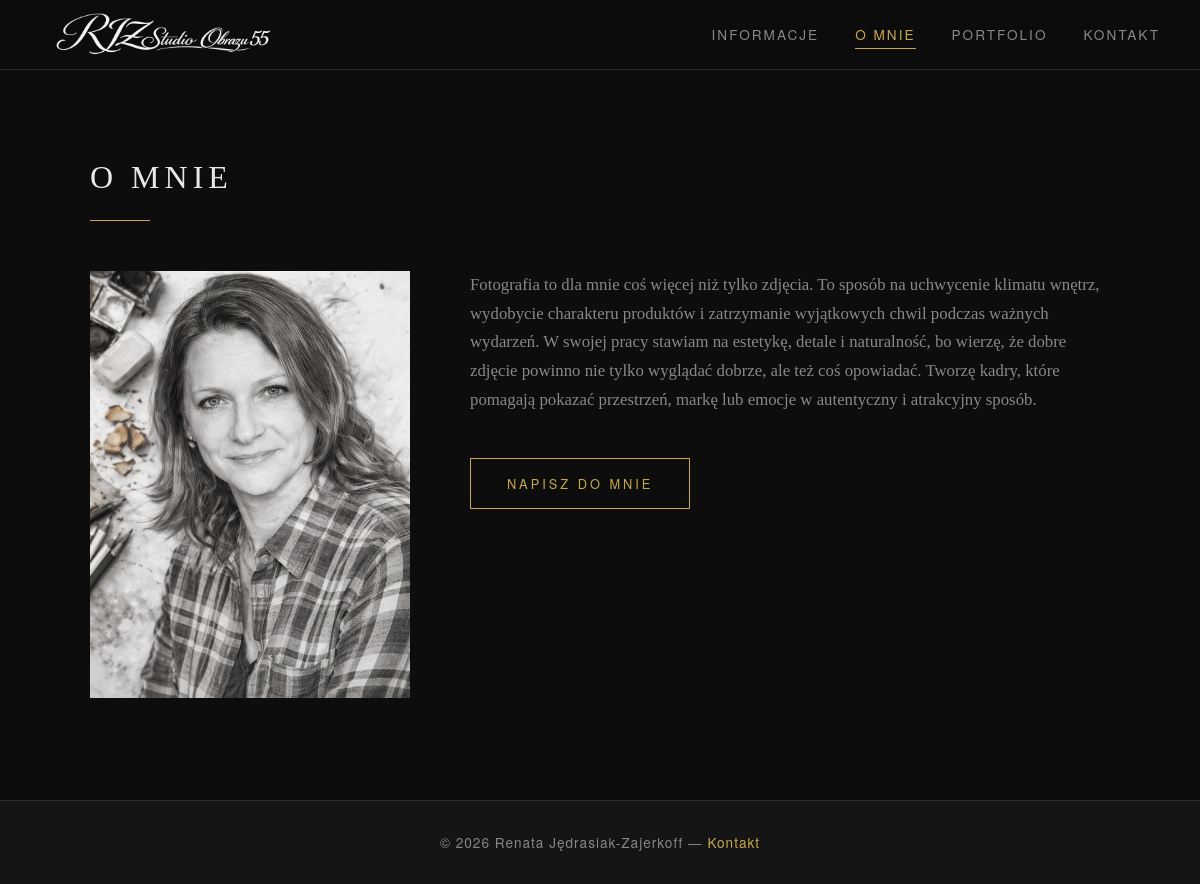
Page /o-mnie/ on the committed database.
### portfolio/models.py (models this page shows, shortened)
class SiteInfo(models.Model):
    title = models.CharField("Tytuł strony", max_length=200, default="Fotograf")
    logo = models.ImageField("Logo (w nawigacji)", upload_to='logo/', blank=True, null=True,
                             help_text="Zalecana wysokość: 40–50px. Jeśli nie wgrasz logo, wyświetli się tekst.")
    tagline = models.CharField("Podtytuł / hasło", max_length=300, blank=True)
    hero_image = models.ImageField("Zdjęcie główne (hero)", upload_to='hero/', blank=True, null=True)
    info_content = models.TextField("Treść sekcji Informacje")
    updated_at = models.DateTimeField(auto_now=True)
    class Meta:
        verbose_name = "Informacje o stronie"
        verbose_name_plural = "Informacje o stronie"

class AboutMe(models.Model):
    photo = models.ImageField("Zdjęcie profilowe", upload_to='about/', blank=True, null=True)
    content = models.TextField("Treść sekcji O mnie")
    updated_at = models.DateTimeField(auto_now=True)
    class Meta:
        verbose_name = "O mnie"
        verbose_name_plural = "O mnie"

### portfolio/views.py (the view)
# urls.py: path('o-mnie/', views.o_mnie, name='o_mnie'),
def o_mnie(request):
    about = safe_db_call(lambda: AboutMe.objects.first(), None, "Loading about section")
    site_info = get_site_info()
    return render(
        request,
        "portfolio/o_mnie.html",
        {
            "about": about,
            "site_info": site_info,
            "active": "o_mnie",
        },
    )

### portfolio/views.py (called while the page is built)
def safe_db_call(callback, default, label):
    try:
        return callback()
    except DB_EXCEPTIONS:
        logger.exception("%s failed.", label)
        return default

def get_site_info():
    return safe_db_call(lambda: SiteInfo.objects.first(), None, "Loading site info")

### templates/portfolio/o_mnie.html (shortened to what this page needs)
{% extends 'base.html' %}
{% block content %}
<div class="section">
    <h2 class="section-title">O mnie</h2>
    <div class="about-wrapper">
        <div>
            {% if about and about.photo %}
                <img src="{{ about.photo.url }}" alt="Zdjęcie profilowe" class="about-photo">
            {% else %}
                <div class="about-photo-placeholder">Zdjęcie profilowe</div>
            {% endif %}
        </div>
        <div class="about-text">
            {% if about %}
                {{ about.content|linebreaks }}
            {% else %}
                <p>Dodaj treść sekcji "O mnie" w panelu administracyjnym.</p>
            {% endif %}
            <a href="{% url 'kontakt' %}" class="btn" style="margin-top:20px;">Napisz do mnie</a>
        </div>
    </div>
</div>
{% endblock %}

### templates/base.html (shortened to what this page needs)
<!DOCTYPE html>
<html lang="pl">
<head>
</head>
<body>
<nav>
    <a href="{% url 'informacje' %}" class="nav-logo">
        {% if site_info and site_info.logo %}
            <img src="{{ site_info.logo.url }}" alt="{{ site_info.title }}" class="nav-logo-img">
        {% elif site_info %}
            {{ site_info.title }}
        {% else %}
            <span>Foto</span>grafia
        {% endif %}
    </a>
    <ul class="nav-links" id="navLinks">
        <li><a href="{% url 'informacje' %}" class="{% if active == 'informacje' %}active{% endif %}">Informacje</a></li>
        <li><a href="{% url 'o_mnie' %}" class="{% if active == 'o_mnie' %}active{% endif %}">O mnie</a></li>
        <li><a href="{% url 'portfolio' %}" class="{% if active == 'portfolio' %}active{% endif %}">Portfolio</a></li>
        <li><a href="{% url 'kontakt' %}" class="{% if active == 'kontakt' %}active{% endif %}">Kontakt</a></li>
    </ul>
</nav>
<main>
    {% block content %}{% endblock %}
</main>
<footer>
    <p>&copy; {% now "Y" %} {% if site_info %}{{ site_info.title }}{% else %}Fotograf{% endif %} &mdash;
        <a href="{% url 'kontakt' %}">Kontakt</a>
    </p>
</footer>
</body>
</html>

### rows in the picture
SiteInfo: logo (picture), title "Renata Jędrasiak-Zajerkoff"
AboutMe: photo (picture), content "Fotografia to dla mnie coś więcej niż tylko zdjęcia. To sposób na uchwycenie klimatu wnętrz, wydobycie charakteru produktów i zatrzymanie wyjątkowych chwil podczas ważnych wydarzeń. W swojej pracy stawiam na estetykę, detale i naturalność, bo wierzę, że dobre zdjęcie powinno nie tylko wyglądać dobrze, ale też coś opowiadać. Tworzę kadry, które pomagają pokazać przestrzeń, markę lub emocje w autentyczny i atrakcyjny sposób."
